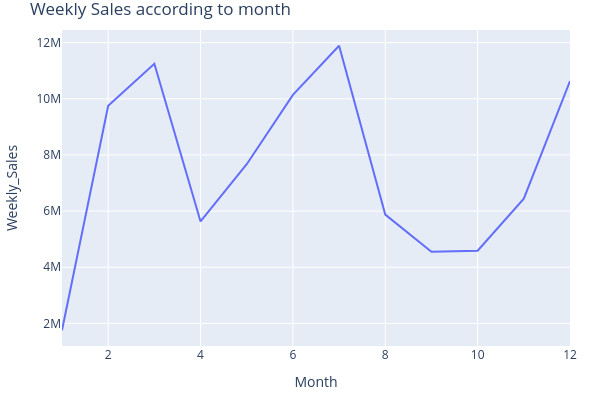

Write notebook code for a chart like this one.
### Code cell
fig = px.line(orders_month_by_weekly_sales, x=orders_month_by_weekly_sales.index, y='Weekly_Sales' , title='Weekly Sales according to month', width=WIDTH, height=HEIGHT)
fig.update_layout(margin=dict(l=MARGIN, r=MARGIN, t=MARGIN, b=MARGIN))

### Figure 1 — Plotly figure (JSON) as saved in the notebook; plotly's stock layout.template omitted (floating-point values rounded to 4 significant figures)
{"data": [{"hovertemplate": "Month=%{x}<br>Weekly_Sales=%{y}<extra></extra>", "legendgroup": "", "line": {"color": "#636efa", "dash": "solid"}, "marker": {"symbol": "circle"}, "mode": "lines", "name": "", "orientation": "v", "showlegend": false, "type": "scatter", "x": [1, 2, 3, 4, 5, 6, 7, 8, 9, 10, 11, 12], "xaxis": "x", "y": [1758000.0, 9748000.0, 11250000.0, 5632000.0, 7670000.0, 10140000.0, 11890000.0, 5876000.0, 4550000.0, 4591000.0, 6444000.0, 10630000.0], "yaxis": "y"}], "layout": {"height": 400, "legend": {"tracegroupgap": 0}, "margin": {"b": 30, "l": 30, "r": 30, "t": 30}, "title": {"text": "Weekly Sales according to month"}, "width": 600, "xaxis": {"anchor": "y", "domain": [0, 1], "title": {"text": "Month"}}, "yaxis": {"anchor": "x", "domain": [0, 1], "title": {"text": "Weekly_Sales"}}}}
